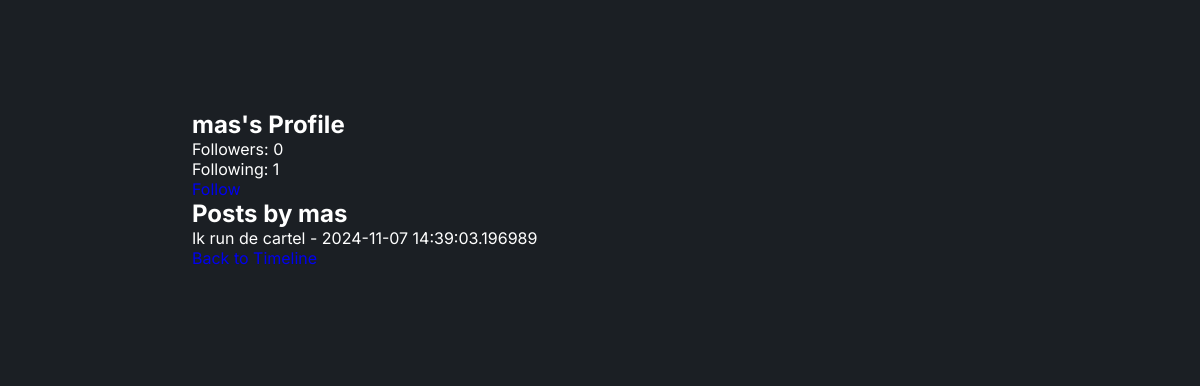
Page /profile/mas (signed in) on the committed database.
### app/models.py (models this page shows, shortened)
class User(db.Model, UserMixin):
    id = db.Column(db.Integer, primary_key=True)
    username = db.Column(db.String(50), unique=True, nullable=False)
    password_hash = db.Column(db.String(128), nullable=False)
    followed = db.relationship(
        'User', secondary=followers,
        primaryjoin=(followers.c.follower_id == id),
        secondaryjoin=(followers.c.followed_id == id),
        backref=db.backref('followers', lazy='dynamic'), lazy='dynamic'
    )
    def is_following(self, user):
        return self.followed.filter(followers.c.followed_id == user.id).count() > 0

class Post(db.Model):
    id = db.Column(db.Integer, primary_key=True)
    username = db.Column(db.String(50), nullable=False)
    content = db.Column(db.String(280), nullable=False)
    timestamp = db.Column(db.DateTime, default=datetime.utcnow)
    like_count = db.Column(db.Integer, default=0)
    topics = db.Column(db.String(200))
    comments = db.relationship('Comment', backref='post', cascade="all, delete-orphan")

### app/routes.py (the view)
@main.route('/profile/<string:username>')
def view_profile(username):
    user = User.query.filter_by(username=username).first_or_404()
    user_posts = Post.query.filter_by(username=user.username).order_by(Post.timestamp.desc()).all()  # Fetch the user's posts
    return render_template('profile.html', user=user, posts=user_posts)

### app/__init__.py (called while the page is built)
def create_app():
    app = Flask(__name__)
    app.config['SECRET_KEY'] = 'your_secret_key'
    app.config['SQLALCHEMY_DATABASE_URI'] = 'sqlite:///site.db'
    db.init_app(app)
    migrate.init_app(app, db)
    bcrypt.init_app(app)
    login_manager.init_app(app)
    login_manager.login_view = 'main.login'
    login_manager.login_message_category = 'info'
    from .routes import main
    app.register_blueprint(main)
    from .models import User
    @login_manager.user_loader
    def load_user(user_id):
        return User.query.get(int(user_id))
    return app

### app/templates/profile.html (shortened to what this page needs)
<!DOCTYPE html>
<html lang="en">
  <head>
    <link rel="stylesheet" href="{{ url_for('static', filename='stylesheet.css') }}" />
    <link href="https://cdn.jsdelivr.net/npm/remixicon@4.3.0/fonts/remixicon.css" rel="stylesheet" />
  </head>
  <body>
    <section class="account-details">
        <h1>{{ user.username }}'s Profile</h1>
        <p>Followers: {{ user.followers.count() }}</p>
        <p>Following: {{ user.followed.count() }}</p>
        {% if user != current_user %}
            {% if current_user.is_following(user) %}
                <a href="{{ url_for('main.unfollow', user_id=user.id) }}" class="btn">Unfollow</a>
            {% else %}
                <a href="{{ url_for('main.follow', user_id=user.id) }}" class="btn">Follow</a>
            {% endif %}
        {% endif %}
        <h2>Posts by {{ user.username }}</h2>
        <ul>
            {% for post in posts %}
                <li>{{ post.content }} - {{ post.timestamp }}</li>
            {% endfor %}
        </ul>
      <a href="{{ url_for('main.home') }}">Back to Timeline</a>
    </section>
  </body>
</html>

### app/static/stylesheet.css (style rules this page uses)
* { padding: 0; margin: 0; box-sizing: border-box; font-family: "Inter", sans-serif; text-decoration: none; list-style: none; scroll-behavior: smooth; }
:root { --text-color: #fff; --bg-color: #1b1f24; --secong-bg-color: #22282f; --third-bg-color: #2d343f; --main-color: #359381; --second-color: #c3cad5; --tertiary-color: #93dfd5; --h1-font: 4.5rem; --h2-font: 2.9rem; --p-font: 1rem; }
body { color: var(--text-color); background: var(--bg-color); overflow-x: hidden; }
section { padding: 110px 16% 90px; background: var(--bg-color); }

### rows in the picture
User: username "mas"
Post: content "Ik run de cartel", timestamp "2024-11-07 14:39:03.196989"

### other values in the picture
{{ user.followers.count() }} "0"
{{ user.followed.count() }} "1"
